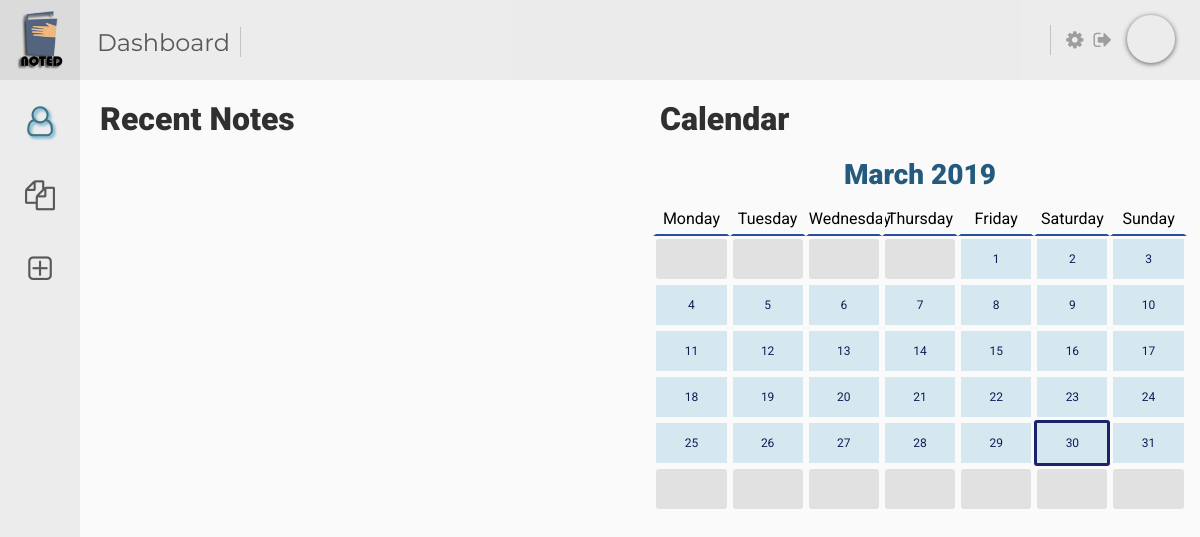
Before: /dashboard.php with the older database file.
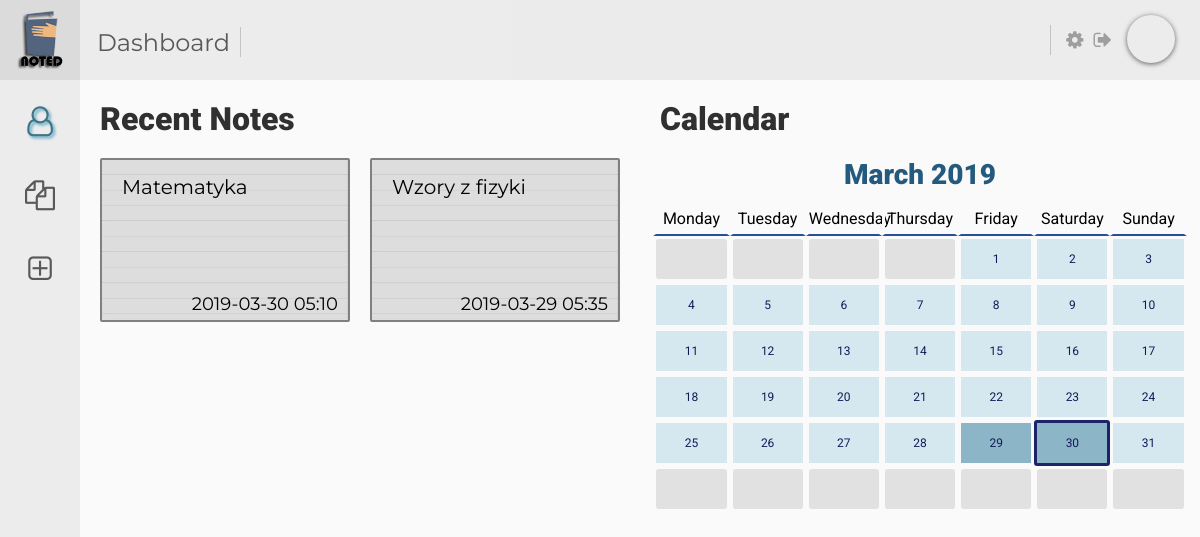
After: the same page with the newer database file.
### tables this page shows
CREATE TABLE IF NOT EXISTS `note` (
  `note_id` INT NOT NULL AUTO_INCREMENT,
  `title` VARCHAR(255) NULL,
  `time` TIMESTAMP(6) NULL,
  `tags` VARCHAR(255) NULL,
  `user_user_id` INT NOT NULL,
  `ref` VARCHAR(50) NOT NULL,
  PRIMARY KEY (`note_id`, `user_user_id`),
  INDEX `fk_note_user_idx` (`user_user_id` ASC),
  CONSTRAINT `fk_note_user`
    FOREIGN KEY (`user_user_id`)
    REFERENCES `user` (`user_id`)
    ON DELETE NO ACTION
    ON UPDATE NO ACTION);

### dashboard.php (the view, shortened to what this page needs)
<!DOCTYPE html>
<html>
<head>
    <link href="css/dashboard.css" rel="stylesheet" type="text/css">
    <link rel="stylesheet" href="data\font-awesome\css\font-awesome.min.css">
</head>
<body>
    <div class="logo-wrap">
        <img src="data/logo-small.png" class="logo">
    </div>
    <div class="header">
        <div class="header-search">
            <div class="header-caption">Dashboard</div>
        </div>
        <div class="header-button-wrap">
            <div class="header-button-av"><i class="fa fa-cog" aria-hidden="true"></i></div>
            <a href="logout.php"><div class="header-button-av"><i class="fa fa-sign-out" aria-hidden="true"></i></div></a>
            <div class="header-avatar" style="background-image: url(data/user.png)"></div>
        </div>
    </div>
    <div class="leader">
        <div class="leader-button-wrap">
            <a href="dashboard.php">
                <div class="leader-button leader-button-checked">
                    <i class="fa fa-user-o" aria-hidden="true"></i>
                </div>
            </a>
            <a href="notes.php">
                <div class="leader-button">
                    <i class="fa fa-files-o" aria-hidden="true"></i>
                </div>
            </a>
            <a href="createnote.php">
                <div class="leader-button">
                    <i class="fa fa-plus-square-o" aria-hidden="true"></i>
                </div>
            </a>
        </div>
    </div>
    <div class="content">
        <div class="content-column">
            <div class="content-header">Recent Notes</div>
            <div class="content-notes">
                <?php
                    require("connect.php");
                    $quary = "SELECT * FROM note WHERE user_user_id = 1 ORDER BY time DESC LIMIT 6";
                    $result = mysqli_query($mysqli,$quary);
                    while($row = $result->fetch_assoc()){
                        echo '<div class="notes" onclick="window.location=\'readnote.php?id=' . $row["ref"] . '\'"><div class="note-title">' . $row["title"] . '</div><div class="note-date">' . date("Y-m-d H:i", strtotime($row["time"])) . '</div></div>';
                    }
                ?>
            </div>
        </div>
        <div class="content-column">
            <div class="content-header">Calendar</div>
            <div class="content-wrap">
                <div class="content-miniheader" id="mandday"></div>
            </div>
            <div class="content-calendar" id="calendar">
                <div class="content-calendar-label">Monday</div><div class="content-calendar-label">Tuesday</div><div class="content-calendar-label">Wednesday</div><div class="content-calendar-label">Thursday</div><div class="content-calendar-label">Friday</div><div class="content-calendar-label">Saturday</div><div class="content-calendar-label">Sunday</div>
            </div>
        </div>
    </div>
</body>
</html>

Changed rows visible on the page:
added note: title "Matematyka", time "2019-03-30 05:10"
added note: title "Wzory z fizyki", time "2019-03-29 05:35"
